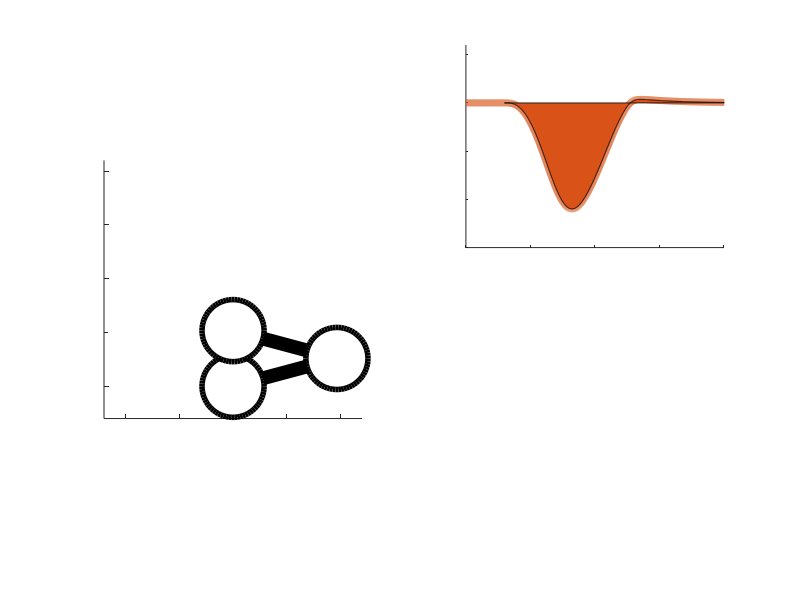

Recreate this plot in MATLAB. (Note: this script raises an error after producing the figure.)
% [Project]        DMP Comparison - Video Generation
% [Author]         Moses C. Nah
% [Creation Date]  Monday, Feb. 12th, 2024
%
% [Emails]         Moses C. Nah   : mosesnah@mit.edu

%% (--) INITIALIZATION

clear; close all; clc; workspace;

%% ==================================================================
%% (1-) For Demonstration
%% ---- (1a) Goal directed Discrete Movement - Submovement
clear data*; clc;

tmpcolor = [0.8500 0.3250 0.0980];

mk = 2000;
data = load( 'data/vid1_submovement.mat');

[ N, ~ ] = size( data.q_arr );
dt = data.t_arr( 2 ) -  data.t_arr( 1 );
t_arr = dt * (0:(N-1));
T = max( data.t_arr );

% Angle of the robot
q_abs  = cumsum( data.q_arr, 2 );

x_arr = cumsum( cos( q_abs ), 2 );
y_arr = cumsum( sin( q_abs ), 2 );

% Adding the zeros
x_arr = [ zeros( N, 1 ), x_arr ];
y_arr = [ zeros( N, 1 ), y_arr ];

% Getting the robot's end-effector, elbow and 
f = figure( ); 
a = subplot( 2, 2, [1,3]); set( a, 'parent', f );
hold on
% plot( a, data.p0_arr( :, 1 ), data.p0_arr( :, 2 ), 'linewidth', 8, 'color', tmpcolor , 'linestyle', ':' )
% scatter( a, data.p0_arr( 1, 1 ), data.p0_arr( 1, 2 ), 500, 'o', 'filled', 'markerfacecolor', 'w', 'markeredgecolor', tmpcolor , 'linewidth',6 )
% scatter( a, data.p0_arr( N, 1 ), data.p0_arr( N, 2 ), 500, 'd', 'filled', 'markerfacecolor', 'w', 'markeredgecolor', tmpcolor , 'linewidth',6 )


% Elbow and End-effector
pEL = [ x_arr( :, 2 ), y_arr( :, 2 ) ];
pEE = [ x_arr( :, 3 ), y_arr( :, 3 ) ];

grobot = plot( a, x_arr( 1, : ), y_arr( 1, : ), 'linewidth', 10, 'color', 'k' );

gSH = scatter( a, 0, 0, mk, 'o', 'filled', 'markerfacecolor', 'w', 'markeredgecolor', 'k', 'linewidth', 4 );
gEL = scatter( a, pEL( 1, 1 ), pEL( 1, 2 ), mk, 'o', 'filled', 'markerfacecolor', 'w', 'markeredgecolor', 'k', 'linewidth', 4 );
gEE = scatter( a, pEE( 1, 1 ), pEE( 1, 2 ), mk, 'o', 'filled', 'markerfacecolor', 'w', 'markeredgecolor', 'k', 'linewidth', 4 );

% Plotting the robot 
axis equal
set( a, 'xlim', [-1.2, 1.2], 'ylim',[-0.3,2.1], 'xticklabel', {}, 'yticklabel', {})

% X and Y
a2 = subplot( 2, 2, 2 ) ; set( a2, 'parent', f );
hold on
plot( a2, t_arr, data.dp_arr( :, 1 ), 'linewidth', 5, 'color', tmpcolor )
set( a2, 'ylim', 1.5*[-1,0.4], 'xlim', [0,2], 'xticklabel', {},'yticklabel', {} )
tmp1 = area( a2, t_arr, data.dp_arr( :, 1 ));
tmp1.FaceColor = [0.8500 0.3250 0.0980];
tmp1.FaceAlpha = 0.5;
pmk1 = scatter( a2, t_arr( 1 ), data.dp_arr( 1, 1 ), 400,'o', 'filled', 'linewidth',3, 'markeredgecolor', tmpcolor, 'markerfacecolor', 'w');


a3 = subplot( 2, 2, 4 ) ; set( a3, 'parent', f );
hold on
plot( a3, t_arr, data.dp_arr( :, 2 ), 'linewidth', 5, 'color', tmpcolor )
set( a3, 'ylim', 1.5*[-0.4,1], 'xlim', [0,2] , 'xticklabel', {},'yticklabel', {} )
tmp1 = area( a3, t_arr, data.dp_arr( :, 2 ));
tmp1.FaceColor = [0.8500 0.3250 0.0980];
tmp1.FaceAlpha = 0.5;
pmk2 = scatter( a3, t_arr( 1 ), data.dp_arr( 1, 2 ), 400,'o', 'filled', 'linewidth',3, 'markeredgecolor', tmpcolor, 'markerfacecolor', 'w');

% Set up the video writer
outputVideo = VideoWriter( 'videos/superposition_virtual/submovement.mp4', 'MPEG-4' );
outputVideo.FrameRate = 60;
open( outputVideo );

% Time per frame
numFrames    = round( T*outputVideo.FrameRate*1.3);
timePerFrame = T / numFrames;

T_min = 0.0;
T_max = 2.5;

for frameIdx = 1:numFrames

    % Current time for this frame
    currentTime = (frameIdx - 1) * timePerFrame;

    if currentTime <= T_min
        continue
    end

    % Find the closest time in your timeArray (or interpolate if needed)
    [~,  iidx ] = min( abs( t_arr - currentTime ) );

    set( grobot, 'xdata',  x_arr( iidx , : ), 'ydata', y_arr( iidx , : ) )
    
    tmp_pEL = [ x_arr( iidx, 2 ), y_arr( iidx, 2 ) ];
    tmp_pEE = [ x_arr( iidx, 3 ), y_arr( iidx, 3 ) ];

    set( gEL, 'xdata', tmp_pEL( 1 ), 'ydata', tmp_pEL( 2 ) )
    set( gEE, 'xdata', tmp_pEE( 1 ), 'ydata', tmp_pEE( 2 ) )

    set( pmk1, 'xdata', t_arr( iidx ), 'ydata', data.dp_arr( iidx, 1 ) )
    set( pmk2, 'xdata', t_arr( iidx ), 'ydata', data.dp_arr( iidx, 2 ) )

    % Capture frame
    frame = getframe( f );
    
    % Write frame to video
    writeVideo( outputVideo, frame );

    if currentTime >= T_max
        break;
    end

end

% Close the video file
close( outputVideo );

% Optionally, close the figure
close( f );

%% ---- (1b) Goal directed Discrete Movement - Oscillation
clear data*; clc;

tmpcolor = [0 0.4470 0.7410];

mk = 2000;
data = load( 'data/vid1_oscillation.mat');

[ N, ~ ] = size( data.q_arr );
dt = data.t_arr( 2 ) -  data.t_arr( 1 );
t_arr = dt * (0:(N-1));
T = max( data.t_arr );

% Angle of the robot
q_abs  = cumsum( data.q_arr, 2 );

x_arr = cumsum( cos( q_abs ), 2 );
y_arr = cumsum( sin( q_abs ), 2 );

% Adding the zeros
x_arr = [ zeros( N, 1 ), x_arr ];
y_arr = [ zeros( N, 1 ), y_arr ];

% Getting the robot's end-effector, elbow and 
f = figure( ); 
a = subplot( 2, 2, [1,3]); set( a, 'parent', f );
hold on
plot( a, data.p0_arr( :, 1 ), data.p0_arr( :, 2 ), 'linewidth', 8, 'color', tmpcolor , 'linestyle', ':' )


% Elbow and End-effector
pEL = [ x_arr( :, 2 ), y_arr( :, 2 ) ];
pEE = [ x_arr( :, 3 ), y_arr( :, 3 ) ];

grobot = plot( a, x_arr( 1, : ), y_arr( 1, : ), 'linewidth', 10, 'color', 'k' );

gSH = scatter( a, 0, 0, mk, 'o', 'filled', 'markerfacecolor', 'w', 'markeredgecolor', 'k', 'linewidth', 4 );
gEL = scatter( a, pEL( 1, 1 ), pEL( 1, 2 ), mk, 'o', 'filled', 'markerfacecolor', 'w', 'markeredgecolor', 'k', 'linewidth', 4 );
gEE = scatter( a, pEE( 1, 1 ), pEE( 1, 2 ), mk, 'o', 'filled', 'markerfacecolor', 'w', 'markeredgecolor', 'k', 'linewidth', 4 );
% pmk_main = scatter( a, data.p0_arr( 1, 1 ), data.p0_arr( 1, 2 ), 500, 'o', 'filled', 'markerfacecolor', 'w', 'markeredgecolor', tmpcolor , 'linewidth',6 );

% Plotting the robot 
axis equal
set( a, 'xlim', [-1.2, 1.2], 'ylim',[-0.3,2.1], 'xticklabel', {}, 'yticklabel', {})

T_min = 2.0;
T_max = T-6.0;

% X and Y
a2 = subplot( 2, 2, 2 ) ; set( a2, 'parent', f );
hold on
plot( a2, t_arr, data.dp_arr( :, 1 ), 'linewidth', 5, 'color', tmpcolor )
pmk1 = scatter( a2, t_arr( 1 ), data.dp_arr( 1, 1 ), 400,'o', 'filled', 'linewidth',3, 'markeredgecolor', tmpcolor, 'markerfacecolor', 'w');
set( a2, 'xticklabel', {},'yticklabel', {}, 'xlim', [T_min, T_max] )

a3 = subplot( 2, 2, 4 ) ; set( a3, 'parent', f );
hold on
plot( a3, t_arr, data.dp_arr( :, 2 ), 'linewidth', 5, 'color', tmpcolor )
pmk2 = scatter( a3, t_arr( 1 ), data.dp_arr( 1, 2 ), 400,'o', 'filled', 'linewidth',3, 'markeredgecolor', tmpcolor, 'markerfacecolor', 'w');
set( a3, 'xticklabel', {},'yticklabel', {}, 'xlim', [T_min, T_max] )

% Set up the video writer
outputVideo = VideoWriter( 'videos/superposition_virtual/oscillation.mp4', 'MPEG-4' );
outputVideo.FrameRate = 60;
open( outputVideo );

% Time per frame
numFrames    = round( T*outputVideo.FrameRate*0.8);
timePerFrame = T / numFrames;


for frameIdx = 1:numFrames

    % Current time for this frame
    currentTime = (frameIdx - 1) * timePerFrame;

    if currentTime <= T_min
        continue
    end

    % Find the closest time in your timeArray (or interpolate if needed)
    [~,  iidx ] = min( abs( t_arr - currentTime ) );

    set( grobot, 'xdata',  x_arr( iidx , : ), 'ydata', y_arr( iidx , : ) )
    
    tmp_pEL = [ x_arr( iidx, 2 ), y_arr( iidx, 2 ) ];
    tmp_pEE = [ x_arr( iidx, 3 ), y_arr( iidx, 3 ) ];

    set( gEL, 'xdata', tmp_pEL( 1 ), 'ydata', tmp_pEL( 2 ) )
    set( gEE, 'xdata', tmp_pEE( 1 ), 'ydata', tmp_pEE( 2 ) )

    % set( pmk_main, 'xdata', data.p0_arr( iidx, 1 ), 'ydata' , data.p0_arr( iidx, 2 ))
    set( pmk1, 'xdata', t_arr( iidx ), 'ydata', data.dp_arr( iidx, 1 ) )
    set( pmk2, 'xdata', t_arr( iidx ), 'ydata', data.dp_arr( iidx, 2 ) )

    % Capture frame
    frame = getframe( f );
    
    % Write frame to video
    writeVideo( outputVideo, frame );

    if currentTime >= T_max
        break;
    end

end

% Close the video file
close( outputVideo );

% Optionally, close the figure
close( f );

%% ---- (1c) Goal directed Discrete Movement - DMP Discrete
clear data*; clc;

tmpcolor = [0.8500 0.3250 0.0980];

mk = 2000;
data = load( 'data/vid1_discreteDMP.mat');

[ N, ~ ] = size( data.q_arr );
dt = data.t_arr( 2 ) -  data.t_arr( 1 );
t_arr = dt * (0:(N-1));
T = max( data.t_arr );

% Angle of the robot
q_abs  = cumsum( data.q_arr, 2 );

x_arr = cumsum( cos( q_abs ), 2 );
y_arr = cumsum( sin( q_abs ), 2 );

% Adding the zeros
x_arr = [ zeros( N, 1 ), x_arr ];
y_arr = [ zeros( N, 1 ), y_arr ];

% Getting the robot's end-effector, elbow and 
f = figure( ); a = axes( 'parent', f );
hold on
plot( a, data.p0_arr( :, 1 ), data.p0_arr( :, 2 ), 'linewidth', 8, 'color', tmpcolor , 'linestyle', '-' )
scatter( a, data.p0_arr( 1, 1 ), data.p0_arr( 1, 2 ), 500, 'o', 'filled', 'markerfacecolor', 'w', 'markeredgecolor', tmpcolor , 'linewidth',6 )
scatter( a, data.p0_arr( N, 1 ), data.p0_arr( N, 2 ), 500, 'd', 'filled', 'markerfacecolor', 'w', 'markeredgecolor', tmpcolor , 'linewidth',6 )


% Elbow and End-effector
pEL = [ x_arr( :, 2 ), y_arr( :, 2 ) ];
pEE = [ x_arr( :, 3 ), y_arr( :, 3 ) ];

grobot = plot( a, x_arr( 1, : ), y_arr( 1, : ), 'linewidth', 10, 'color', 'k' );

gSH = scatter( a, 0, 0, mk, 'o', 'filled', 'markerfacecolor', 'w', 'markeredgecolor', 'k', 'linewidth', 4 );
gEL = scatter( a, pEL( 1, 1 ), pEL( 1, 2 ), mk, 'o', 'filled', 'markerfacecolor', 'w', 'markeredgecolor', 'k', 'linewidth', 4 );
gEE = scatter( a, pEE( 1, 1 ), pEE( 1, 2 ), mk, 'o', 'filled', 'markerfacecolor', 'w', 'markeredgecolor', 'k', 'linewidth', 4 );

% Plotting the robot 
axis equal
set( a, 'xlim', [-1.2, 1.2], 'ylim',[-0.3,2.1], 'xticklabel', {}, 'yticklabel', {})

% Set up the video writer
outputVideo = VideoWriter( 'videos/superposition_virtual/discreteDMP.mp4', 'MPEG-4' );
outputVideo.FrameRate = 60;
open( outputVideo );

% Time per frame
numFrames    = round( T*outputVideo.FrameRate*0.8);
timePerFrame = T / numFrames;

T_min = 0.0;
T_max = 6.0;

for frameIdx = 1:numFrames

    % Current time for this frame
    currentTime = (frameIdx - 1) * timePerFrame;

    if currentTime <= T_min
        continue
    end

    % Find the closest time in your timeArray (or interpolate if needed)
    [~,  iidx ] = min( abs( t_arr - currentTime ) );

    set( grobot, 'xdata',  x_arr( iidx , : ), 'ydata', y_arr( iidx , : ) )
    
    tmp_pEL = [ x_arr( iidx, 2 ), y_arr( iidx, 2 ) ];
    tmp_pEE = [ x_arr( iidx, 3 ), y_arr( iidx, 3 ) ];

    set( gEL, 'xdata', tmp_pEL( 1 ), 'ydata', tmp_pEL( 2 ) )
    set( gEE, 'xdata', tmp_pEE( 1 ), 'ydata', tmp_pEE( 2 ) )

    % Capture frame
    frame = getframe( f );
    
    % Write frame to video
    writeVideo( outputVideo, frame );

    if currentTime >= T_max
        break;
    end

end

% Close the video file
close( outputVideo );

% Optionally, close the figure
close( f );

%% ---- (1d) Goal directed Discrete Movement - Two Submovement
clear data*; clc;

tmpcolor = [0.8500 0.3250 0.0980];

mk = 2000;
data = load( 'data/vid1_two_submovements.mat');

[ N, ~ ] = size( data.q_arr );
dt = data.t_arr( 2 ) -  data.t_arr( 1 );
t_arr = dt * (0:(N-1));
T = max( data.t_arr );

% Angle of the robot
q_abs  = cumsum( data.q_arr, 2 );

x_arr = cumsum( cos( q_abs ), 2 );
y_arr = cumsum( sin( q_abs ), 2 );

% Adding the zeros
x_arr = [ zeros( N, 1 ), x_arr ];
y_arr = [ zeros( N, 1 ), y_arr ];

% Getting the robot's end-effector, elbow and 
f = figure( ); 
a = subplot( 2, 2, [1,3]); set( a, 'parent', f );
hold on
% plot( a, data.p0_arr( :, 1 ), data.p0_arr( :, 2 ), 'linewidth', 8, 'color', tmpcolor , 'linestyle', ':' )
% scatter( a, data.p0_arr( 1, 1 ), data.p0_arr( 1, 2 ), 500, 'o', 'filled', 'markerfacecolor', 'w', 'markeredgecolor', tmpcolor , 'linewidth',6 )
% scatter( a, data.p0_arr( N, 1 ), data.p0_arr( N, 2 ), 500, 'd', 'filled', 'markerfacecolor', 'w', 'markeredgecolor', tmpcolor , 'linewidth',6 )


% Elbow and End-effector
pEL = [ x_arr( :, 2 ), y_arr( :, 2 ) ];
pEE = [ x_arr( :, 3 ), y_arr( :, 3 ) ];

grobot = plot( a, x_arr( 1, : ), y_arr( 1, : ), 'linewidth', 10, 'color', 'k' );

gSH = scatter( a, 0, 0, mk, 'o', 'filled', 'markerfacecolor', 'w', 'markeredgecolor', 'k', 'linewidth', 4 );
gEL = scatter( a, pEL( 1, 1 ), pEL( 1, 2 ), mk, 'o', 'filled', 'markerfacecolor', 'w', 'markeredgecolor', 'k', 'linewidth', 4 );
gEE = scatter( a, pEE( 1, 1 ), pEE( 1, 2 ), mk, 'o', 'filled', 'markerfacecolor', 'w', 'markeredgecolor', 'k', 'linewidth', 4 );

% Plotting the robot 
axis equal
set( a, 'xlim', [-1.2, 1.2], 'ylim',[-0.3,2.1], 'xticklabel', {}, 'yticklabel', {})

% X and Y
a2 = subplot( 2, 2, 2 ) ; set( a2, 'parent', f );
hold on
plot( a2, t_arr, data.dp_arr( :, 1 ), 'linewidth', 5, 'color', tmpcolor )
set( a2, 'ylim', 1.5*[-1,1.4], 'xlim', [0,2], 'xticklabel', {},'yticklabel', {} )
tmp1 = area( a2, t_arr, data.dp0_1( :, 1 ));
tmp1.FaceColor = [0.8500 0.3250 0.0980];
tmp1.FaceAlpha = 0.5;
tmp1.EdgeAlpha = 0.0;

tmp2 = area( a2, t_arr, data.dp0_2( :, 1 ));
tmp2.FaceColor = [0.8500 0.3250 0.0980];
tmp2.FaceAlpha = 0.5;
tmp2.EdgeAlpha = 0.0;

pmk1 = scatter( a2, t_arr( 1 ), data.dp_arr( 1, 1 ), 400,'o', 'filled', 'linewidth',3, 'markeredgecolor', tmpcolor, 'markerfacecolor', 'w');


a3 = subplot( 2, 2, 4 ) ; set( a3, 'parent', f );
hold on
plot( a3, t_arr, data.dp_arr( :, 2 ), 'linewidth', 5, 'color', tmpcolor )
set( a3, 'ylim', 1.5*[-0.4,0.8], 'xlim', [0,2] , 'xticklabel', {},'yticklabel', {} )
tmp1 = area( a3, t_arr, data.dp0_1( :, 2 ));
tmp1.FaceColor = [0.8500 0.3250 0.0980];
tmp1.FaceAlpha = 0.5;
tmp1.EdgeAlpha = 0.0;
tmp2 = area( a3, t_arr, data.dp0_2( :, 2 ));
tmp2.FaceColor = [0.8500 0.3250 0.0980];
tmp2.FaceAlpha = 0.5;
tmp2.EdgeAlpha = 0.0;

pmk2 = scatter( a3, t_arr( 1 ), data.dp_arr( 1, 2 ), 400,'o', 'filled', 'linewidth',3, 'markeredgecolor', tmpcolor, 'markerfacecolor', 'w');

% Set up the video writer
outputVideo = VideoWriter( 'videos/superposition_virtual/two_submovements.mp4', 'MPEG-4' );
outputVideo.FrameRate = 60;
open( outputVideo );

% Time per frame
numFrames    = round( T*outputVideo.FrameRate*1.5);
timePerFrame = T / numFrames;

T_min = 0.0;
T_max = 2.5;

for frameIdx = 1:numFrames

    % Current time for this frame
    currentTime = (frameIdx - 1) * timePerFrame;

    if currentTime <= T_min
        continue
    end

    % Find the closest time in your timeArray (or interpolate if needed)
    [~,  iidx ] = min( abs( t_arr - currentTime ) );

    set( grobot, 'xdata',  x_arr( iidx , : ), 'ydata', y_arr( iidx , : ) )
    
    tmp_pEL = [ x_arr( iidx, 2 ), y_arr( iidx, 2 ) ];
    tmp_pEE = [ x_arr( iidx, 3 ), y_arr( iidx, 3 ) ];

    set( gEL, 'xdata', tmp_pEL( 1 ), 'ydata', tmp_pEL( 2 ) )
    set( gEE, 'xdata', tmp_pEE( 1 ), 'ydata', tmp_pEE( 2 ) )

    set( pmk1, 'xdata', t_arr( iidx ), 'ydata', data.dp_arr( iidx, 1 ) )
    set( pmk2, 'xdata', t_arr( iidx ), 'ydata', data.dp_arr( iidx, 2 ) )

    % Capture frame
    frame = getframe( f );
    
    % Write frame to video
    writeVideo( outputVideo, frame );

    if currentTime >= T_max
        break;
    end

end

% Close the video file
close( outputVideo );

% Optionally, close the figure
close( f );


%% ---- (1e) Goal directed Discrete Movement - Submovement and Oscillation
clear data*; clc;

tmpcolor = [0.8500 0.3250 0.0980];

mk = 2000;
data = load( 'data/vid1_sub_osc.mat');

[ N, ~ ] = size( data.q_arr );
dt = data.t_arr( 2 ) -  data.t_arr( 1 );
t_arr = dt * (0:(N-1));
T = max( data.t_arr );

% Angle of the robot
q_abs  = cumsum( data.q_arr, 2 );

x_arr = cumsum( cos( q_abs ), 2 );
y_arr = cumsum( sin( q_abs ), 2 );

% Adding the zeros
x_arr = [ zeros( N, 1 ), x_arr ];
y_arr = [ zeros( N, 1 ), y_arr ];

% Getting the robot's end-effector, elbow and 
f = figure( ); a = axes( 'parent', f );
hold on
% plot( a, data.p0_arr( :, 1 ), data.p0_arr( :, 2 ), 'linewidth', 8, 'color', tmpcolor , 'linestyle', ':' )
% scatter( a, data.p0_arr( 1, 1 ), data.p0_arr( 1, 2 ), 500, 'o', 'filled', 'markerfacecolor', 'w', 'markeredgecolor', tmpcolor , 'linewidth',6 )
% scatter( a, data.p0_arr( N, 1 ), data.p0_arr( N, 2 ), 500, 'd', 'filled', 'markerfacecolor', 'w', 'markeredgecolor', tmpcolor , 'linewidth',6 )

T_min = 2.0;
T_max = max( t_arr );

% Elbow and End-effector
pEL = [ x_arr( :, 2 ), y_arr( :, 2 ) ];
pEE = [ x_arr( :, 3 ), y_arr( :, 3 ) ];

grobot = plot( a, x_arr( 1, : ), y_arr( 1, : ), 'linewidth', 10, 'color', 'k' );

gSH = scatter( a, 0, 0, mk, 'o', 'filled', 'markerfacecolor', 'w', 'markeredgecolor', 'k', 'linewidth', 4 );
gEL = scatter( a, pEL( 1, 1 ), pEL( 1, 2 ), mk, 'o', 'filled', 'markerfacecolor', 'w', 'markeredgecolor', 'k', 'linewidth', 4 );
gEE = scatter( a, pEE( 1, 1 ), pEE( 1, 2 ), mk, 'o', 'filled', 'markerfacecolor', 'w', 'markeredgecolor', 'k', 'linewidth', 4 );

plot( a, [ data.p1( 1 ),data.p2( 1 )], [ data.p1( 2 ),data.p2( 2 )], 'linewidth', 5, 'linestyle', ':', 'color', [0.8500 0.3250 0.0980] )
scatter( a, data.p1( 1 ), data.p1( 2 ), 500, 'filled', 'o', 'markerfacecolor', 'w', 'markeredgecolor', [0.8500 0.3250 0.0980], 'linewidth', 4 );
scatter( a, data.p2( 1 ), data.p2( 2 ), 500, 'filled', 'o', 'markerfacecolor', 'w', 'markeredgecolor', [0.8500 0.3250 0.0980], 'linewidth', 4 );
tmpa1 = patch( a, data.p1(1)+data.r0*cos( 0:0.01:2*pi ), data.p1(2)+data.r0*sin( 0:0.01:2*pi ), [0 0.4470 0.7410], 'facealpha', 0.2, 'linewidth', 3 , 'edgecolor', [0 0.4470 0.7410] );
tmpa2 = patch( a, data.p2(1)+data.r0*cos( 0:0.01:2*pi ), data.p2(2)+data.r0*sin( 0:0.01:2*pi ), [0 0.4470 0.7410], 'facealpha', 0.2, 'linewidth', 3, 'edgecolor' ,[0 0.4470 0.7410] );


% Plotting the robot 
axis equal
set( a, 'xlim', [-1.2, 1.2], 'ylim',[-0.3,2.1], 'xticklabel', {}, 'yticklabel', {})

% Set up the video writer
outputVideo = VideoWriter( 'videos/superposition_virtual/sub_osc.mp4', 'MPEG-4' );
outputVideo.FrameRate = 60;
open( outputVideo );

% Time per frame
numFrames    = round( T*outputVideo.FrameRate*1.5);
timePerFrame = T / numFrames;


for frameIdx = 1:numFrames

    % Current time for this frame
    currentTime = (frameIdx - 1) * timePerFrame;

    if currentTime <= T_min
        continue
    end

    % Find the closest time in your timeArray (or interpolate if needed)
    [~,  iidx ] = min( abs( t_arr - currentTime ) );

    set( grobot, 'xdata',  x_arr( iidx , : ), 'ydata', y_arr( iidx , : ) )
    
    tmp_pEL = [ x_arr( iidx, 2 ), y_arr( iidx, 2 ) ];
    tmp_pEE = [ x_arr( iidx, 3 ), y_arr( iidx, 3 ) ];

    set( gEL, 'xdata', tmp_pEL( 1 ), 'ydata', tmp_pEL( 2 ) )
    set( gEE, 'xdata', tmp_pEE( 1 ), 'ydata', tmp_pEE( 2 ) )

    % Capture frame
    frame = getframe( f );
    
    % Write frame to video
    writeVideo( outputVideo, frame );

    if currentTime >= T_max
        break;
    end

end

% Close the video file
close( outputVideo );

% Optionally, close the figure
close( f );

%% ---- (1f) Goal directed Discrete Movement - Erase Through M
clear data*; clc;

tmpcolor = [0.8500 0.3250 0.0980];

mk = 2000;
data = load( 'data/vid1_DMP_rhyth.mat');
data_tmp = load( 'data/vid1_discreteDMP.mat' );

[ N, ~ ] = size( data.q_arr );
dt = data.t_arr( 2 ) -  data.t_arr( 1 );
t_arr = dt * (0:(N-1));
T = max( data.t_arr );

% Angle of the robot
q_abs  = cumsum( data.q_arr, 2 );

x_arr = cumsum( cos( q_abs ), 2 );
y_arr = cumsum( sin( q_abs ), 2 );

% Adding the zeros
x_arr = [ zeros( N, 1 ), x_arr ];
y_arr = [ zeros( N, 1 ), y_arr ];

% Getting the robot's end-effector, elbow and 
f = figure( ); a = axes( 'parent', f );
hold on
plot( a, data_tmp.p0_arr( :, 1 ), data_tmp.p0_arr( :, 2 ), 'linewidth', 4, 'color', tmpcolor , 'linestyle', ':' )
plot( a, data.p_arr( :, 1 ), data.p_arr( :, 2 ), 'linewidth', 4, 'color', tmpcolor , 'linestyle', '-' )
% scatter( a, data.p0_arr( 1, 1 ), data.p0_arr( 1, 2 ), 500, 'o', 'filled', 'markerfacecolor', 'w', 'markeredgecolor', tmpcolor , 'linewidth',6 )
% scatter( a, data.p0_arr( N, 1 ), data.p0_arr( N, 2 ), 500, 'd', 'filled', 'markerfacecolor', 'w', 'markeredgecolor', tmpcolor , 'linewidth',6 )

T_min = 0.3;
T_max = 5.5;

% Elbow and End-effector
pEL = [ x_arr( :, 2 ), y_arr( :, 2 ) ];
pEE = [ x_arr( :, 3 ), y_arr( :, 3 ) ];

grobot = plot( a, x_arr( 1, : ), y_arr( 1, : ), 'linewidth', 10, 'color', 'k' );

gSH = scatter( a, 0, 0, mk, 'o', 'filled', 'markerfacecolor', 'w', 'markeredgecolor', 'k', 'linewidth', 4 );
gEL = scatter( a, pEL( 1, 1 ), pEL( 1, 2 ), mk, 'o', 'filled', 'markerfacecolor', 'w', 'markeredgecolor', 'k', 'linewidth', 4 );
gEE = scatter( a, pEE( 1, 1 ), pEE( 1, 2 ), mk, 'o', 'filled', 'markerfacecolor', 'w', 'markeredgecolor', 'k', 'linewidth', 4 );


% Plotting the robot 
axis equal
set( a, 'xlim', [-1.2, 1.2], 'ylim',[-0.3,2.1], 'xticklabel', {}, 'yticklabel', {})

% Set up the video writer
outputVideo = VideoWriter( 'videos/superposition_virtual/DMP_osc.mp4', 'MPEG-4' );
outputVideo.FrameRate = 60;
open( outputVideo );

% Time per frame
numFrames    = round( T*outputVideo.FrameRate*1.5);
timePerFrame = T / numFrames;


for frameIdx = 1:numFrames

    % Current time for this frame
    currentTime = (frameIdx - 1) * timePerFrame;

    if currentTime <= T_min
        continue
    end

    % Find the closest time in your timeArray (or interpolate if needed)
    [~,  iidx ] = min( abs( t_arr - currentTime ) );

    set( grobot, 'xdata',  x_arr( iidx , : ), 'ydata', y_arr( iidx , : ) )
    
    tmp_pEL = [ x_arr( iidx, 2 ), y_arr( iidx, 2 ) ];
    tmp_pEE = [ x_arr( iidx, 3 ), y_arr( iidx, 3 ) ];

    set( gEL, 'xdata', tmp_pEL( 1 ), 'ydata', tmp_pEL( 2 ) )
    set( gEE, 'xdata', tmp_pEE( 1 ), 'ydata', tmp_pEE( 2 ) )

    % Capture frame
    frame = getframe( f );
    
    % Write frame to video
    writeVideo( outputVideo, frame );

    if currentTime >= T_max
        break;
    end

end

% Close the video file
close( outputVideo );

% Optionally, close the figure
close( f );

%% (2-) Application Slides
%% ---- (1a) For Joint-space

% Load the data
% The absolute location of the data
dir = "C:\Users\moses\OneDrive\Documents\GitHub\mujoco-py-v2\ThesisExamples\data\sec511_joint.mat";
data = load( dir );

mk = 2000;

[ N, ~ ] = size( data.q_arr );
dt = data.t_arr( 2 ) -  data.t_arr( 1 );
t_arr = dt * (0:(N-1));
T = max( data.t_arr );

% The actual Robot Locations
q_abs  = cumsum( data.q_arr, 2 );
x_arr = cumsum( cos( q_abs ), 2 );
y_arr = cumsum( sin( q_abs ), 2 );

% Adding the zeros
x_arr = [ zeros( N, 1 ), x_arr ];
y_arr = [ zeros( N, 1 ), y_arr ];

% The virtual trajectory of the Robot 
q0_abs  = cumsum( data.q0_arr, 2 );
x0_arr = cumsum( cos( q0_abs ), 2 );
y0_arr = cumsum( sin( q0_abs ), 2 );

% Adding the zeros
x0_arr = [ zeros( N, 1 ), x0_arr ];
y0_arr = [ zeros( N, 1 ), y0_arr ];

% Getting the robot's end-effector, elbow and 
f = figure( ); 
a = subplot( 2, 2, [1,3] );
hold on

alpha = 0.3;
grobot  = plot( a, x_arr( 1, : ), y_arr( 1, : ), 'linewidth', 10, 'color', 'k' );
g0robot = plot( a, x0_arr( 1, : ), y0_arr( 1, : ), 'linewidth', 10, 'color', [ 0, 0, 0, alpha] );

% Virtual Elbow and End-effector
pEL0 = [ x0_arr( :, 2 ), y0_arr( :, 2 ) ];
pEE0 = [ x0_arr( :, 3 ), y0_arr( :, 3 ) ];

gSH0 = scatter( a, 0, 0, mk, 'o', 'filled', 'markerfacecolor', 'w', 'markeredgecolor', 'k', 'linewidth', 4 );
gEL0 = scatter( a, pEL0( 1, 1 ), pEL0( 1, 2 ), mk, 'o', 'filled', 'markerfacecolor', 'w', 'markeredgecolor', 'k', 'linewidth', 4,'markeredgealpha', alpha );
gEE0 = scatter( a, pEE0( 1, 1 ), pEE0( 1, 2 ), mk, 'o', 'filled', 'markerfacecolor', 'w', 'markeredgecolor', 'k', 'linewidth', 4,'markeredgealpha', alpha );

% Elbow and End-effector
pEL = [ x_arr( :, 2 ), y_arr( :, 2 ) ];
pEE = [ x_arr( :, 3 ), y_arr( :, 3 ) ];

gSH = scatter( a, 0, 0, mk, 'o', 'filled', 'markerfacecolor', 'w', 'markeredgecolor', 'k', 'linewidth', 4 );
gEL = scatter( a, pEL( 1, 1 ), pEL( 1, 2 ), mk, 'o', 'filled', 'markerfacecolor', 'w', 'markeredgecolor', 'k', 'linewidth', 4 );
gEE = scatter( a, pEE( 1, 1 ), pEE( 1, 2 ), mk, 'o', 'filled', 'markerfacecolor', 'w', 'markeredgecolor', 'k', 'linewidth', 4 );

axis equal
set( a, 'xlim', [-0.5, 2.5], 'ylim',[-0.4,2.6], 'xticklabel', {}, 'yticklabel', {})

T_min = 0.0;
T_max = 3.0;

% The joint-angle
a1 = subplot( 2, 2, 2 ); set( a1, 'parent', f)
hold on
plot( a1, data.t_arr, data.q_arr( :, 1 ), 'color', 'k', 'linestyle', '-', 'linewidth', 10 )
plot( a1, data.t_arr, data.q0_arr( :, 1 ), 'color', 'k', 'linestyle', ':', 'linewidth', 10 )
p1a = scatter( a1, data.t_arr( 1 ), data.q_arr( 1, 1 ), 0.4*mk, 'o', 'filled', 'markerfacecolor', 'w', 'markeredgecolor', 'k', 'linewidth', 3  );
p1b = scatter( a1, data.t_arr( 1 ), data.q0_arr( 1, 1 ), 0.2*mk, 'o', 'filled', 'markerfacecolor', 'w', 'markeredgecolor', 'k', 'linewidth', 2  );
axis equal
set( a1, 'xlim', [0, T_max], 'ylim', [-0.1, 1.5],'fontsize', 30 )
ylabel( a1, '$q_1(t)$ (rad)', 'fontsize', 40 )

% The joint-angle
a2 = subplot( 2, 2, 4 ); set( a2, 'parent', f)
hold on
plot( a2, data.t_arr, data.q_arr( :, 2 ), 'color', 'k', 'linestyle', '-', 'linewidth', 10 )
plot( a2, data.t_arr, data.q0_arr( :, 2 ), 'color', 'k', 'linestyle', ':', 'linewidth', 10 )
p2a = scatter( a2, data.t_arr( 1 ), data.q_arr( 1, 2 ), 0.4*mk, 'o', 'filled', 'markerfacecolor', 'w', 'markeredgecolor', 'k', 'linewidth', 3 );
p2b = scatter( a2, data.t_arr( 1 ), data.q0_arr( 1, 2 ), 0.2*mk, 'o', 'filled', 'markerfacecolor', 'w', 'markeredgecolor', 'k', 'linewidth', 2  );
axis equal
set( a2, 'xlim', [0, T_max], 'ylim', [-0.1, 1.5],'fontsize', 30 )
ylabel( a2, '$q_2(t)$ (rad)', 'fontsize', 40 )
xlabel( a2, '$t$ (sec)', 'fontsize', 40 )


% Plotting the robot 
% Set up the video writer
delete('videos/joint_space_movements.mp4'  )
outputVideo = VideoWriter( 'videos/joint_space_movements.mp4', 'MPEG-4' );
outputVideo.FrameRate = 60;
open( outputVideo );

% Time per frame
numFrames    = round( T*outputVideo.FrameRate*1.8);
timePerFrame = T / numFrames;

for frameIdx = 1:numFrames

    % Current time for this frame
    currentTime = (frameIdx - 1) * timePerFrame;

    if currentTime <= T_min
        continue
    end

    % Find the closest time in your timeArray (or interpolate if needed)
    [~,  iidx ] = min( abs( t_arr - currentTime ) );

    set(  grobot, 'xdata',   x_arr( iidx , : ), 'ydata',  y_arr( iidx , : ) )
    set( g0robot, 'xdata',  x0_arr( iidx , : ), 'ydata', y0_arr( iidx , : ) )

    tmp_pEL = [ x_arr( iidx, 2 ), y_arr( iidx, 2 ) ];
    tmp_pEE = [ x_arr( iidx, 3 ), y_arr( iidx, 3 ) ];

    set( gEL, 'xdata', tmp_pEL( 1 ), 'ydata', tmp_pEL( 2 ) )
    set( gEE, 'xdata', tmp_pEE( 1 ), 'ydata', tmp_pEE( 2 ) )

    tmp_pEL = [ x0_arr( iidx, 2 ), y0_arr( iidx, 2 ) ];
    tmp_pEE = [ x0_arr( iidx, 3 ), y0_arr( iidx, 3 ) ];

    set( gEL0, 'xdata', tmp_pEL( 1 ), 'ydata', tmp_pEL( 2 ) )
    set( gEE0, 'xdata', tmp_pEE( 1 ), 'ydata', tmp_pEE( 2 ) )    

    set( p1a, 'xdata', data.t_arr( iidx ), 'ydata', data.q_arr( iidx, 1 ) )
    set( p1b, 'xdata', data.t_arr( iidx ), 'ydata', data.q0_arr( iidx, 1 ) )

    set( p2a, 'xdata', data.t_arr( iidx ), 'ydata', data.q_arr( iidx, 2 ) )
    set( p2b, 'xdata', data.t_arr( iidx ), 'ydata', data.q0_arr( iidx, 2 ) )    

    % Capture frame
    frame = getframe( f );
    
    % Write frame to video
    writeVideo( outputVideo, frame );

    if currentTime >= T_max
        break;
    end

end

% Close the video file
close( outputVideo );

% Optionally, close the figure
close( f );

%% ---- (1b) For Task-space Position, no redundancy

% Load the data
% The absolute location of the data
dir = "C:\Users\moses\OneDrive\Documents\GitHub\mujoco-py-v2\ThesisExamples\data\sec512_task.mat";
data = load( dir );

mk = 2000;

[ N, ~ ] = size( data.q_arr );
dt = data.t_arr( 2 ) -  data.t_arr( 1 );
t_arr = dt * (0:(N-1));
T = max( data.t_arr );

% The actual Robot Locations
q_abs  = cumsum( data.q_arr, 2 );
x_arr = cumsum( cos( q_abs ), 2 );
y_arr = cumsum( sin( q_abs ), 2 );

% Adding the zeros
x_arr = [ zeros( N, 1 ), x_arr ];
y_arr = [ zeros( N, 1 ), y_arr ];

% Getting the robot's end-effector, elbow and 
f = figure( ); 
a = subplot( 2, 2, [1,3] );
hold on

plot( a, data.p0_arr( :, 1 ), data.p0_arr( :, 2 ), 'linewidth', 4, 'color', 'k', 'linestyle', '--' )
scatter( a, data.p0_arr( 1, 1 ), data.p0_arr( 1, 2 ), 0.3*mk, 'o', 'filled', 'markerfacecolor', 'w', 'markeredgecolor', 'k', 'linewidth', 4 );
scatter( a, data.p0_arr( end, 1 ), data.p0_arr( end, 2 ), 0.3*mk, 'd', 'filled', 'markerfacecolor', 'w', 'markeredgecolor', 'k', 'linewidth', 4 );

grobot  = plot( a, x_arr( 1, : ), y_arr( 1, : ), 'linewidth', 10, 'color', 'k' );
% Elbow and End-effector
pEL = [ x_arr( :, 2 ), y_arr( :, 2 ) ];
pEE = [ x_arr( :, 3 ), y_arr( :, 3 ) ];

gSH = scatter( a, 0, 0, mk, 'o', 'filled', 'markerfacecolor', 'w', 'markeredgecolor', 'k', 'linewidth', 4 );
gEL = scatter( a, pEL( 1, 1 ), pEL( 1, 2 ), mk, 'o', 'filled', 'markerfacecolor', 'w', 'markeredgecolor', 'k', 'linewidth', 4 );
gEE = scatter( a, pEE( 1, 1 ), pEE( 1, 2 ), mk, 'o', 'filled', 'markerfacecolor', 'w', 'markeredgecolor', 'k', 'linewidth', 4 );

axis equal
set( a, 'xlim', [-1.5, 1.5], 'ylim',[-0.4,2.6], 'xticklabel', {}, 'yticklabel', {})
xlabel( a, '$X$ (m)', 'fontsize', 40 )
ylabel( a, '$Y$ (m)', 'fontsize', 40 )

alpha = 0.3;

T_min = 0.0;
T_max = 2.5;

% The desired end-effector position
gEE0 = scatter( a, data.p0_arr( 1, 1 ), data.p0_arr( 1, 2 ), 0.3*mk, 'o', 'filled', 'markerfacecolor', 'w', 'markeredgecolor', 'k', 'linewidth', 4 );


% The joint-angle
a1 = subplot( 2, 2, 2 ); set( a1, 'parent', f)
hold on
plot( a1, data.t_arr, data.p_arr( :, 1 ), 'color', 'k', 'linestyle', '-', 'linewidth', 10 )
plot( a1, data.t_arr, data.p0_arr( :, 1 ), 'color', 'k', 'linestyle', ':', 'linewidth', 10 )
p1a = scatter( a1, data.t_arr( 1 ), data.p_arr( 1, 1 ), 0.4*mk, 'o', 'filled', 'markerfacecolor', 'w', 'markeredgecolor', 'k', 'linewidth', 3  );
p1b = scatter( a1, data.t_arr( 1 ), data.p0_arr( 1, 1 ), 0.2*mk, 'o', 'filled', 'markerfacecolor', 'w', 'markeredgecolor', 'k', 'linewidth', 2  );
set( a1, 'xlim', [0, T_max+0.01], 'ylim', [-1.0, 1.0],'fontsize', 30 )
ylabel( a1, '$p_x(t)$ (rad)', 'fontsize', 40 )

% The joint-angle
a2 = subplot( 2, 2, 4 ); set( a2, 'parent', f)
hold on
plot( a2, data.t_arr, data.p_arr( :, 2 ), 'color', 'k', 'linestyle', '-', 'linewidth', 10 )
plot( a2, data.t_arr, data.p0_arr( :, 2 ), 'color', 'k', 'linestyle', ':', 'linewidth', 10 )
p2a = scatter( a2, data.t_arr( 1 ), data.p_arr( 1, 2 ), 0.4*mk, 'o', 'filled', 'markerfacecolor', 'w', 'markeredgecolor', 'k', 'linewidth', 3 );
p2b = scatter( a2, data.t_arr( 1 ), data.p0_arr( 1, 2 ), 0.2*mk, 'o', 'filled', 'markerfacecolor', 'w', 'markeredgecolor', 'k', 'linewidth', 2  );
set( a2, 'xlim', [0, T_max+0.01], 'ylim', [ 0.3, 2.3],'fontsize', 30 )
ylabel( a2, '$p_y(t)$ (rad)', 'fontsize', 40 )
xlabel( a2, '$t$ (sec)', 'fontsize', 40 )

% Plotting the robot 
% Set up the video writer
delete('videos/task_space_movements.mp4'  )
outputVideo = VideoWriter( 'videos/task_space_movements.mp4', 'MPEG-4' );
outputVideo.FrameRate = 60;
open( outputVideo );

% Time per frame
numFrames    = round( T*outputVideo.FrameRate*1.8);
timePerFrame = T / numFrames;

for frameIdx = 1:numFrames

    % Current time for this frame
    currentTime = (frameIdx - 1) * timePerFrame;

    if currentTime <= T_min
        continue
    end

    % Find the closest time in your timeArray (or interpolate if needed)
    [~,  iidx ] = min( abs( t_arr - currentTime ) );

    set(  grobot, 'xdata',   x_arr( iidx , : ), 'ydata',  y_arr( iidx , : ) )

    tmp_pEL = [ x_arr( iidx, 2 ), y_arr( iidx, 2 ) ];
    tmp_pEE = [ x_arr( iidx, 3 ), y_arr( iidx, 3 ) ];

    set( gEL, 'xdata', tmp_pEL( 1 ), 'ydata', tmp_pEL( 2 ) )
    set( gEE, 'xdata', tmp_pEE( 1 ), 'ydata', tmp_pEE( 2 ) )
    set( gEE0, 'xdata', data.p0_arr( iidx, 1 ), 'ydata', data.p0_arr( iidx, 2 ) )
     
    set( p1a, 'xdata', data.t_arr( iidx ), 'ydata', data.p_arr( iidx, 1 ) )
    set( p1b, 'xdata', data.t_arr( iidx ), 'ydata', data.p0_arr( iidx, 1 ) )

    set( p2a, 'xdata', data.t_arr( iidx ), 'ydata', data.p_arr( iidx, 2 ) )
    set( p2b, 'xdata', data.t_arr( iidx ), 'ydata', data.p0_arr( iidx, 2 ) )    

    % Capture frame
    frame = getframe( f );
    
    % Write frame to video
    writeVideo( outputVideo, frame );

    if currentTime >= T_max
        break;
    end

end

% Close the video file
close( outputVideo );

% Optionally, close the figure
close( f );

%% ---- (1c) For Task-space Position, no redundancy, Singularity, Type 1
% Using the Torus Manifold
close all
% Load the data
% The absolute location of the data
dir = "C:\Users\moses\OneDrive\Documents\GitHub\mujoco-py-v2\ThesisExamples\data\sec512_task_sing.mat";
data = load( dir );

mk = 2000;

[ N, ~ ] = size( data.q_arr );
dt = data.t_arr( 2 ) -  data.t_arr( 1 );
t_arr = dt * (0:(N-1));
T = max( data.t_arr );

% The actual Robot Locations
q_abs  = cumsum( data.q_arr, 2 );
x_arr = cumsum( cos( q_abs ), 2 );
y_arr = cumsum( sin( q_abs ), 2 );

% Adding the zeros
x_arr = [ zeros( N, 1 ), x_arr ];
y_arr = [ zeros( N, 1 ), y_arr ];

% Getting the robot's end-effector, elbow and 
f = figure( ); 
a = subplot( 2, 2, [1,3] );
hold on

Ntmp2 = 200;
[X2D, Y2D] = meshgrid( linspace(-1.5, 1.5, Ntmp2 ), linspace(-0.4,2.6, Ntmp2 ) );
U2 = zeros( Ntmp2, Ntmp2 );
p0_init = data.p0_arr( 1, 1:2 );

for i= 1:Ntmp2
    for j = 1:Ntmp2
        U2( i, j ) = 1/2*( [ X2D( i, j );Y2D( i, j )]' - p0_init ) * data.Kp(1:2,1:2) * ( [ X2D( i, j );Y2D( i, j )]' - p0_init )';
    end
end
U2 = U2.^(1/3);
h1 = surf( a , X2D,Y2D,zeros(size(U2)),U2,'edgecolor','none', 'facealpha', 0.5);
colormap(flipud(jet))


plot( a, data.p0_arr( :, 1 ), data.p0_arr( :, 2 ), 'linewidth', 4, 'color', 'k', 'linestyle', '--' )
scatter( a, data.p0_arr( 1, 1 ), data.p0_arr( 1, 2 ), 0.3*mk, 'o', 'filled', 'markerfacecolor', 'w', 'markeredgecolor', 'k', 'linewidth', 4 );
scatter( a, data.p0_arr( end, 1 ), data.p0_arr( end, 2 ), 0.3*mk, 'd', 'filled', 'markerfacecolor', 'w', 'markeredgecolor', 'k', 'linewidth', 4 );

grobot  = plot( a, x_arr( 1, : ), y_arr( 1, : ), 'linewidth', 10, 'color', 'k' );
% Elbow and End-effector
pEL = [ x_arr( :, 2 ), y_arr( :, 2 ) ];
pEE = [ x_arr( :, 3 ), y_arr( :, 3 ) ];

gSH = scatter( a, 0, 0, mk, 'o', 'filled', 'markerfacecolor', 'w', 'markeredgecolor', 'k', 'linewidth', 4 );
gEL = scatter( a, pEL( 1, 1 ), pEL( 1, 2 ), mk, 'o', 'filled', 'markerfacecolor', 'w', 'markeredgecolor', 'k', 'linewidth', 4 );
gEE = scatter( a, pEE( 1, 1 ), pEE( 1, 2 ), mk, 'o', 'filled', 'markerfacecolor', 'w', 'markeredgecolor', 'k', 'linewidth', 4 );

axis equal
set( a, 'xlim', [-1.5, 1.5], 'ylim',[-0.4,2.6], 'xticklabel', {}, 'yticklabel', {})
xlabel( a, '$X$ (m)', 'fontsize', 40 )
ylabel( a, '$Y$ (m)', 'fontsize', 40 )

alpha = 0.3;

% The desired end-effector position
gEE0 = scatter( a, data.p0_arr( 1, 1 ), data.p0_arr( 1, 2 ), 0.3*mk, 'o', 'filled', 'markerfacecolor', 'w', 'markeredgecolor', 'k', 'linewidth', 4 );



a1 = subplot( 2, 2, 4 );
hold on
% Define the parameters
R = 5; % Major radius
r = 2; % Minor radius

% Generate the meshgrid for theta and phi
Ntmp = 200;
[q1, q2] = meshgrid(linspace(0, 1*pi, Ntmp), linspace(0, 2*pi, Ntmp));

% Parametric equations for the torus
X = (R + r*cos(q1)).*cos(q2);
Y = (R + r*cos(q1)).*sin(q2);
Z = r * sin(q1);

% Plot the torus
h = surf(a1, X, Y, Z, 'facealpha', 0.9, 'edgealpha', 0.0 );
set( a1, 'view', [ -180, 30], 'visible', 'off' )
q_init = data.q_arr(1,:);
axis equal
X1 = (R + r*cos( q_init( 1 ) ) ).*cos(q_init(2));
Y1 = (R + r*cos( q_init( 1 ) ) ).*sin(q_init(2));
Z1 = r * sin(q_init(1));

p_mark = scatter3( a1, X1, Y1, Z1, 1000, 'o', 'filled', 'markerfacecolor', 'w', 'markeredgecolor', 'k', 'linewidth', 4 );

% Singularities
X1 = (R + r*cos( pi/2 ) ).*cos( 0 );
Y1 = (R + r*cos( pi/2 ) ).*sin( 0 );
Z1 = r * sin( pi/2 );
scatter3( a1, X1, Y1, Z1, 1000, 'd', 'filled', 'markerfacecolor', 'w', 'markeredgecolor', 'k', 'linewidth', 4 );

% Calculate the potential energy 
% Forward Kinematics Map 
x_FK = cos( q1 ) + cos( q1 + q2 );
y_FK = sin( q1 ) + sin( q1 + q2 );

p0_init = data.p0_arr( 1, 1:2 );

U = zeros( Ntmp, Ntmp );
scl = 10;
for i= 1:Ntmp
    for j = 1:Ntmp
        U( i, j ) =1/2*( [ x_FK( i, j );y_FK( i, j )]' - p0_init ) * data.Kp(1:2,1:2) * ( [ x_FK( i, j );y_FK( i, j )]' - p0_init )';
    end
end
U = U.^(1/3);
set( h, 'CData', U, 'FaceColor', 'interp' );
% colormap(jet); % Use the 'jet' colormap or choose any other\
colormap(flipud(jet))

axis equal; % Equal scaling for all axes
xlabel('X');
ylabel('Y');
zlabel('Z');
title('Two-Dimensional Projection of a Torus');

a2 = subplot( 2, 2, 2 );
copyobj( a1.Children, a2 );
a2.XLim = a1.XLim;
a2.YLim = a1.YLim;
a2.Title.String = a1.Title.String;
set( a2, 'visible', 'off' )

% Plotting the robot 
% Set up the video writer
delete('videos/task_space_sing.mp4'  )
outputVideo = VideoWriter( 'videos/task_space_sing.mp4', 'MPEG-4' );
outputVideo.FrameRate = 60;
open( outputVideo );

% Time per frame
numFrames    = round( T*outputVideo.FrameRate*1.5);
timePerFrame = T / numFrames;

T_min = 0.0;
T_max = 8.0;

for frameIdx = 1:numFrames

    % Current time for this frame
    currentTime = (frameIdx - 1) * timePerFrame;

    if currentTime <= T_min
        continue
    end
    % Find the closest time in your timeArray (or interpolate if needed)
    [~,  iidx ] = min( abs( t_arr - currentTime ) );

    for i= 1:Ntmp
        for j = 1:Ntmp
            U( i, j ) = scl*1/2*( [ x_FK( i, j );y_FK( i, j )]' - data.p0_arr( iidx, 1:2 ) ) * data.Kp(1:2,1:2) * ( [ x_FK( i, j );y_FK( i, j )]' -data.p0_arr( iidx, 1:2 )  )';
        end
    end
    U = U.^(1/3);
    set( h, 'CData', U, 'FaceColor', 'interp' );

    set( a2.Children(3), 'CData', U, 'FaceColor', 'interp' )


    for i= 1:Ntmp2
        for j = 1:Ntmp2
            U2( i, j ) = 1/2*( [ X2D( i, j );Y2D( i, j )]' - data.p0_arr( iidx, 1:2 ) ) * data.Kp(1:2,1:2) * ( [ X2D( i, j );Y2D( i, j )]' - data.p0_arr( iidx, 1:2 ) )';
        end
    end
    U2 = U2.^(1/3);
    set( h1, 'CData', U2, 'FaceColor', 'interp' );
    

    set(  grobot, 'xdata',   x_arr( iidx , : ), 'ydata',  y_arr( iidx , : ) )

    tmp_pEL = [ x_arr( iidx, 2 ), y_arr( iidx, 2 ) ];
    tmp_pEE = [ x_arr( iidx, 3 ), y_arr( iidx, 3 ) ];

    set( gEL, 'xdata', tmp_pEL( 1 ), 'ydata', tmp_pEL( 2 ) )
    set( gEE, 'xdata', tmp_pEE( 1 ), 'ydata', tmp_pEE( 2 ) )
    set( gEE0, 'xdata', data.p0_arr( iidx, 1 ), 'ydata', data.p0_arr( iidx, 2 ) )
    
    q_current = data.q_arr( iidx, : );
    X1 = (R + r*cos( q_current( 1))).*cos(q_current(2));
    Y1 = (R + r*cos( q_current( 1))).*sin(q_current(2));
    Z1 = r * sin( q_current(1));
    set( p_mark, 'XData', X1, 'YData', Y1, 'ZData', Z1 )

    set( a2.Children(2), 'XData', X1, 'YData', Y1, 'ZData', Z1 )


    % Capture frame
    frame = getframe( f );
    
    % Write frame to video
    writeVideo( outputVideo, frame );

    if currentTime >= T_max
        break;
    end

end

% Close the video file
close( outputVideo );

% Optionally, close the figure
close( f );

%% ---- (1d) For Task-space Position, no redundancy, Singularity, Type 2

% There are multiple types of movements that were produced.
% Two types exist: RRR or RLR
idx = 2;
assert( ismember( idx, [1,2] ) )
if idx == 1
    dir = "C:\Users\moses\OneDrive\Documents\GitHub\mujoco-py-v2\ThesisExamples\data\sec512_task_sing_RRR.mat";
elseif idx == 2
    dir = "C:\Users\moses\OneDrive\Documents\GitHub\mujoco-py-v2\ThesisExamples\data\sec512_task_sing_RLR.mat";
end

data = load( dir );


mk = 2000;

[ N, ~ ] = size( data.q_arr );
dt = data.t_arr( 2 ) -  data.t_arr( 1 );
t_arr = dt * (0:(N-1));
T = max( data.t_arr );



% Getting the robot's end-effector, elbow and 
f = figure( ); 
a = subplot( 2, 2, [1,3] );
hold on

% The actual Robot Locations
q_abs  = cumsum( data.q_arr, 2 );
x_arr = cumsum( cos( q_abs ), 2 );
y_arr = cumsum( sin( q_abs ), 2 );

% Adding the zeros
x_arr = [ zeros( N, 1 ), x_arr ];
y_arr = [ zeros( N, 1 ), y_arr ];

% The virtual Robot position 
q0_abs  = cumsum( data.q0_arr, 2 );
x0_arr = cumsum( cos( q0_abs ), 2 );
y0_arr = cumsum( sin( q0_abs ), 2 );

x0_arr = [ zeros( N, 1 ), x0_arr ];
y0_arr = [ zeros( N, 1 ), y0_arr ];

g0robot = plot( a, x0_arr( 1, : ), y0_arr( 1, : ), 'linewidth', 10, 'color', 'k' );
g0robot.Color( 4 ) = data.gain( 1 );

pEL0 = [ x0_arr( :, 2 ), y0_arr( :, 2 ) ];
pEE0 = [ x0_arr( :, 3 ), y0_arr( :, 3 ) ];
gEL0 = scatter( a, pEL0( 1, 1 ), pEL0( 1, 2 ), mk, 'o', 'filled', 'markerfacecolor', 'w', 'markeredgecolor', 'k', 'linewidth', 4 );
gEE01 = scatter( a, pEE0( 1, 1 ), pEE0( 1, 2 ), mk, 'o', 'filled', 'markerfacecolor', 'w', 'markeredgecolor', 'k', 'linewidth', 4 );

% Plotting the color map on the R2 space
Ntmp2 = 200;
[X2D, Y2D] = meshgrid( linspace(-1.5, 1.5, Ntmp2 ), linspace(-0.4,2.6, Ntmp2 ) );
U2 = zeros( Ntmp2, Ntmp2 );
p0_init = data.p0_arr( 1, 1:2 );

for i= 1:Ntmp2
    for j = 1:Ntmp2
        U2( i, j ) = 1/2*( [ X2D( i, j );Y2D( i, j )]' - p0_init ) * data.Kp(1:2,1:2) * ( [ X2D( i, j );Y2D( i, j )]' - p0_init )';
    end
end
U2 = U2.^(1/3);
h1 = surf( a , X2D,Y2D,zeros(size(U2)),U2,'edgecolor','none', 'facealpha', 0.5);
colormap(flipud(jet))

% Elbow and End-effector
pEL = [ x_arr( :, 2 ), y_arr( :, 2 ) ];
pEE = [ x_arr( :, 3 ), y_arr( :, 3 ) ];
grobot  = plot( a, x_arr( 1, : ), y_arr( 1, : ), 'linewidth', 10, 'color', 'k' );

gSH = scatter( a, 0, 0, mk, 'o', 'filled', 'markerfacecolor', 'w', 'markeredgecolor', 'k', 'linewidth', 4 );
gEL = scatter( a, pEL( 1, 1 ), pEL( 1, 2 ), mk, 'o', 'filled', 'markerfacecolor', 'w', 'markeredgecolor', 'k', 'linewidth', 4 );
gEE = scatter( a, pEE( 1, 1 ), pEE( 1, 2 ), mk, 'o', 'filled', 'markerfacecolor', 'w', 'markeredgecolor', 'k', 'linewidth', 4 );

axis equal
set( a, 'xlim', [-1.5, 1.5], 'ylim',[-0.4,2.6], 'xticklabel', {}, 'yticklabel', {})
xlabel( a, '$X$ (m)', 'fontsize', 40 )
ylabel( a, '$Y$ (m)', 'fontsize', 40 )

alpha = 0.3;

% The desired end-effector position
gEE0 = scatter( a, data.p0_arr( 1, 1 ), data.p0_arr( 1, 2 ), 0.3*mk, 'o', 'filled', 'markerfacecolor', 'w', 'markeredgecolor', 'k', 'linewidth', 4 );

a1 = subplot( 2, 2, 4 );
hold on
% Define the parameters
R = 5; % Major radius
r = 2; % Minor radius

% Generate the meshgrid for theta and phi
Ntmp = 200;
[q1, q2] = meshgrid(linspace(0, 1*pi, Ntmp), linspace(-pi, pi, Ntmp));

% Parametric equations for the torus
X = (R + r*cos(q1)).*cos(q2);
Y = (R + r*cos(q1)).*sin(q2);
Z = r * sin(q1);

% Plot the torus
h = surf(a1, X, Y, Z, 'facealpha', 0.9, 'edgealpha', 0.0 );
set( a1, 'view', [ -180, 30], 'visible', 'off' )
q_init = data.q_arr(1,:);
axis equal
X1 = (R + r*cos( q_init( 1 ) ) ).*cos(q_init(2));
Y1 = (R + r*cos( q_init( 1 ) ) ).*sin(q_init(2));
Z1 = r * sin(q_init(1));

p_mark = scatter3( a1, X1, Y1, Z1, 1000, 'o', 'filled', 'markerfacecolor', 'w', 'markeredgecolor', 'k', 'linewidth', 4 );

% Singularities
X1 = (R + r*cos( pi/2 ) ).*cos( 0 );
Y1 = (R + r*cos( pi/2 ) ).*sin( 0 );
Z1 = r * sin( pi/2 );
scatter3( a1, X1, Y1, Z1, 1000, 'd', 'filled', 'markerfacecolor', 'w', 'markeredgecolor', 'k', 'linewidth', 4 );

% Calculate the potential energy 
% Forward Kinematics Map 
x_FK = cos( q1 ) + cos( q1 + q2 );
y_FK = sin( q1 ) + sin( q1 + q2 );

p0_init = data.p0_arr( 1, 1:2 );

U = zeros( Ntmp, Ntmp );
for i= 1:Ntmp
    for j = 1:Ntmp
        U( i, j ) =1/2*( [ x_FK( i, j );y_FK( i, j )]' - p0_init ) * data.Kp(1:2,1:2) * ( [ x_FK( i, j );y_FK( i, j )]' - p0_init )';
    end
end

% Adding joint potential functinos
U_joint = zeros( Ntmp, Ntmp );
for i= 1:Ntmp
    for j = 1:Ntmp
        U_joint( i, j ) =1/2*data.Kq*sum( ( [ q1( i, j ); q2( i, j ) ] - data.q0_arr( 1, : )' ).^2 );
    end
end
U_joint = U_joint * data.gain( 1 );

U = (U + U_joint).^(1/3);
set( h, 'CData', U, 'FaceColor', 'interp' );
% colormap(jet); % Use the 'jet' colormap or choose any other\
colormap(flipud(jet))

axis equal; % Equal scaling for all axes
xlabel('X');
ylabel('Y');
zlabel('Z');
title('Two-Dimensional Projection of a Torus');

a2 = subplot( 2, 2, 2 );
copyobj( a1.Children, a2 );
a2.XLim = a1.XLim;
a2.YLim = a1.YLim;
a2.Title.String = a1.Title.String;
set( a2, 'visible', 'off' )

% Plotting the robot 
% Set up the video writer
if idx == 1
    delete('videos/task_space_sing_RRR.mp4'  )
    outputVideo = VideoWriter( 'videos/task_space_sing_RRR.mp4', 'MPEG-4' );
else
    delete('videos/task_space_sing_RLR.mp4'  )
    outputVideo = VideoWriter( 'videos/task_space_sing_RLR.mp4', 'MPEG-4' );
end

outputVideo.FrameRate = 60;
open( outputVideo );

% Time per frame
numFrames    = round( T*outputVideo.FrameRate*0.7);
timePerFrame = T / numFrames;

T_min = 0.0;
T_max = 8.0;

for frameIdx = 1:numFrames

    % Current time for this frame
    currentTime = (frameIdx - 1) * timePerFrame;

    if currentTime <= T_min
        continue
    end
    % Find the closest time in your timeArray (or interpolate if needed)
    [~,  iidx ] = min( abs( t_arr - currentTime ) );

    for i= 1:Ntmp
        for j = 1:Ntmp
            U( i, j ) = 1/2*( [ x_FK( i, j );y_FK( i, j )]' - data.p0_arr( iidx, 1:2 ) ) * data.Kp(1:2,1:2) * ( [ x_FK( i, j );y_FK( i, j )]' -data.p0_arr( iidx, 1:2 )  )';
        end
    end

    for i= 1:Ntmp
        for j = 1:Ntmp
            U_joint( i, j ) =1/2*data.Kq*sum( ( [ q1( i, j ); q2( i, j ) ] - data.q0_arr( iidx, : )' ).^2 );
        end
    end
    U_joint = U_joint * data.gain( iidx );

    U = ( U + U_joint ).^(1/3);
    set( h, 'CData', U, 'FaceColor', 'interp' );

    set( a2.Children(3), 'CData', U, 'FaceColor', 'interp' )


    for i= 1:Ntmp2
        for j = 1:Ntmp2
            U2( i, j ) = 1/2*( [ X2D( i, j );Y2D( i, j )]' - data.p0_arr( iidx, 1:2 ) ) * data.Kp(1:2,1:2) * ( [ X2D( i, j );Y2D( i, j )]' - data.p0_arr( iidx, 1:2 ) )';
        end
    end
    U2 = U2.^(1/3);
    set( h1, 'CData', U2, 'FaceColor', 'interp' );
    

    set(  grobot, 'xdata',   x_arr( iidx , : ), 'ydata',  y_arr( iidx , : ) )

    tmp_pEL = [ x_arr( iidx, 2 ), y_arr( iidx, 2 ) ];
    tmp_pEE = [ x_arr( iidx, 3 ), y_arr( iidx, 3 ) ];

    set( gEL, 'xdata', tmp_pEL( 1 ), 'ydata', tmp_pEL( 2 ) )
    set( gEE, 'xdata', tmp_pEE( 1 ), 'ydata', tmp_pEE( 2 ) )
    set( gEE0, 'xdata', data.p0_arr( iidx, 1 ), 'ydata', data.p0_arr( iidx, 2 ) )
    
    tmp_pEL = [ x0_arr( iidx, 2 ), y0_arr( iidx, 2 ) ];
    tmp_pEE = [ x0_arr( iidx, 3 ), y0_arr( iidx, 3 ) ];
    
    set( gEL0, 'xdata', tmp_pEL( 1 ), 'ydata', tmp_pEL( 2 ), 'markerfacealpha', data.gain( iidx ), 'markeredgealpha', data.gain( iidx ) )
    set( gEE01, 'xdata', tmp_pEE( 1 ), 'ydata', tmp_pEE( 2 ), 'markerfacealpha', data.gain( iidx ), 'markeredgealpha', data.gain( iidx ) )

    q_current = data.q_arr( iidx, : );
    X1 = (R + r*cos( q_current( 1))).*cos(q_current(2));
    Y1 = (R + r*cos( q_current( 1))).*sin(q_current(2));
    Z1 = r * sin( q_current(1));
    set( p_mark, 'XData', X1, 'YData', Y1, 'ZData', Z1 )

    set( a2.Children(2), 'XData', X1, 'YData', Y1, 'ZData', Z1 )

    set( g0robot, 'XData', x0_arr( iidx , : ), 'YData', y0_arr( iidx , : ) )
    g0robot.Color( 4 ) = data.gain( iidx );

    % Capture frame
    frame = getframe( f );
    
    % Write frame to video
    writeVideo( outputVideo, frame );

    if currentTime >= T_max
        break;
    end

end

% Close the video file
close( outputVideo );

% Optionally, close the figure
close( f );

%% ---- (1e) For Task-space Position, Redundancy

dir = "C:\Users\moses\OneDrive\Documents\GitHub\mujoco-py-v2\ThesisExamples\data\sec513_task_redunt.mat";
data = load( dir );

mk = 2000;

[ N, ~ ] = size( data.q_arr );
dt = data.t_arr( 2 ) -  data.t_arr( 1 );
t_arr = dt * (0:(N-1));
T = max( data.t_arr );

% The actual Robot Locations
q_abs  = cumsum( data.q_arr, 2 );
x_arr = cumsum( cos( q_abs ), 2 );
y_arr = cumsum( sin( q_abs ), 2 );

% Adding the zeros
x_arr = [ zeros( N, 1 ), x_arr ];
y_arr = [ zeros( N, 1 ), y_arr ];

% Getting the robot's end-effector, elbow and 
f = figure( ); 
a = subplot( 2, 2, [1,3] );
hold on

plot( a, data.p0_arr( :, 1 ), data.p0_arr( :, 2 ), 'linewidth', 4, 'color', 'k', 'linestyle', '--' )
scatter( a, data.p0_arr( 1, 1 ), data.p0_arr( 1, 2 ), 0.3*mk, 'o', 'filled', 'markerfacecolor', 'w', 'markeredgecolor', 'k', 'linewidth', 4 );
scatter( a, data.p0_arr( end, 1 ), data.p0_arr( end, 2 ), 0.3*mk, 'd', 'filled', 'markerfacecolor', 'w', 'markeredgecolor', 'k', 'linewidth', 4 );

grobot  = plot( a, x_arr( 1, : ), y_arr( 1, : ), 'linewidth', 10, 'color', 'k' );

% Getting the number of markers
nDOF = length( x_arr(1, : ));
gmarkers = cell( 1, nDOF );
for i = 1: nDOF
    gmarkers{ i }= scatter( a, x_arr( 1, i ), y_arr( 1, i ), mk, 'o', 'filled', 'markerfacecolor', 'w', 'markeredgecolor', 'k', 'linewidth', 4 );
end

axis equal
set( a, 'xlim', [-1, 3.5], 'ylim',[-0.4,4.1], 'xticklabel', {}, 'yticklabel', {})
xlabel( a, '$X$ (m)', 'fontsize', 40 )
ylabel( a, '$Y$ (m)', 'fontsize', 40 )

alpha = 0.3;

T_min = 0.0;
T_max = 4.5;

% The desired end-effector position
gEE0 = scatter( a, data.p0_arr( 1, 1 ), data.p0_arr( 1, 2 ), 0.3*mk, 'o', 'filled', 'markerfacecolor', 'w', 'markeredgecolor', 'k', 'linewidth', 4 );


% The joint-angle
a1 = subplot( 2, 2, 2 ); set( a1, 'parent', f)
hold on
plot( a1, data.t_arr, data.p_arr( :, 1 ), 'color', 'k', 'linestyle', '-', 'linewidth', 10 )
plot( a1, data.t_arr, data.p0_arr( :, 1 ), 'color', 'k', 'linestyle', ':', 'linewidth', 10 )
p1a = scatter( a1, data.t_arr( 1 ), data.p_arr( 1, 1 ), 0.4*mk, 'o', 'filled', 'markerfacecolor', 'w', 'markeredgecolor', 'k', 'linewidth', 3  );
p1b = scatter( a1, data.t_arr( 1 ), data.p0_arr( 1, 1 ), 0.2*mk, 'o', 'filled', 'markerfacecolor', 'w', 'markeredgecolor', 'k', 'linewidth', 2  );
set( a1, 'xlim', [0, T_max+0.01], 'ylim', [-0.5, 3.5],'fontsize', 30 )
ylabel( a1, '$p_x(t)$ (rad)', 'fontsize', 40 )

% The joint-angle
a2 = subplot( 2, 2, 4 ); set( a2, 'parent', f)
hold on
plot( a2, data.t_arr, data.p_arr( :, 2 ), 'color', 'k', 'linestyle', '-', 'linewidth', 10 )
plot( a2, data.t_arr, data.p0_arr( :, 2 ), 'color', 'k', 'linestyle', ':', 'linewidth', 10 )
p2a = scatter( a2, data.t_arr( 1 ), data.p_arr( 1, 2 ), 0.4*mk, 'o', 'filled', 'markerfacecolor', 'w', 'markeredgecolor', 'k', 'linewidth', 3 );
p2b = scatter( a2, data.t_arr( 1 ), data.p0_arr( 1, 2 ), 0.2*mk, 'o', 'filled', 'markerfacecolor', 'w', 'markeredgecolor', 'k', 'linewidth', 2  );
set( a2, 'xlim', [0, T_max+0.01], 'ylim', [ 0.3, 4.3],'fontsize', 30 )
ylabel( a2, '$p_y(t)$ (rad)', 'fontsize', 40 )
xlabel( a2, '$t$ (sec)', 'fontsize', 40 )

% Plotting the robot 
% Set up the video writer
delete('videos/task_space_movements.mp4'  )
outputVideo = VideoWriter( 'videos/task_space_movements.mp4', 'MPEG-4' );
outputVideo.FrameRate = 60;
open( outputVideo );

% Time per frame
numFrames    = round( T*outputVideo.FrameRate*1.8);
timePerFrame = T / numFrames;

for frameIdx = 1:numFrames

    % Current time for this frame
    currentTime = (frameIdx - 1) * timePerFrame;

    if currentTime <= T_min
        continue
    end

    % Find the closest time in your timeArray (or interpolate if needed)
    [~,  iidx ] = min( abs( t_arr - currentTime ) );

    set(  grobot, 'xdata',   x_arr( iidx , : ), 'ydata',  y_arr( iidx , : ) )

    tmp_pEL = [ x_arr( iidx, 2 ), y_arr( iidx, 2 ) ];
    tmp_pEE = [ x_arr( iidx, 3 ), y_arr( iidx, 3 ) ];


    for i = 1 :nDOF
        set( gmarkers{ i }, 'xdata', x_arr( iidx, i ), 'ydata', y_arr( iidx, i ) )
    end

    set( gEE0, 'xdata', data.p0_arr( iidx, 1 ), 'ydata', data.p0_arr( iidx, 2 ) )
     
    set( p1a, 'xdata', data.t_arr( iidx ), 'ydata', data.p_arr( iidx, 1 ) )
    set( p1b, 'xdata', data.t_arr( iidx ), 'ydata', data.p0_arr( iidx, 1 ) )

    set( p2a, 'xdata', data.t_arr( iidx ), 'ydata', data.p_arr( iidx, 2 ) )
    set( p2b, 'xdata', data.t_arr( iidx ), 'ydata', data.p0_arr( iidx, 2 ) )    

    % Capture frame
    frame = getframe( f );
    
    % Write frame to video
    writeVideo( outputVideo, frame );

    if currentTime >= T_max
        break;
    end

end

% Close the video file
close( outputVideo );

% Optionally, close the figure
close( f );

%% ---- (1f) For Task-space Position and Orientation, Redundancy

dir = "C:\Users\moses\OneDrive\Documents\GitHub\mujoco-py-v2\ThesisExamples\data\sec514_task_pos_orient_redunt1.mat";
data = load( dir ); 


N_stl = 7;

% For selecing the time step
Np = length( data.t_arr );

f = figure( ); 
a = axes( 'parent', f );
hold on; % Keep the figure open to plot the next STL file

patches = cell( 1, N_stl );

   
for i = 1:N_stl
    % Read the STL file
    [ vertices, faces ] = stlread( ['../models/iiwa14/meshes/link_', num2str( i ), '.stl' ] );

    % Plot the STL file

    patches{ i } = patch('Vertices', vertices.Points, 'Faces', vertices.ConnectivityList, ...
                         'FaceColor', 0.4*ones( 1, 3), 'EdgeColor', [0.0,0.0,0.0], 'FaceAlpha', 0.8, 'EdgeAlpha', 0.2 );

    % Get the position for each-link and update 
    p_tmp = squeeze( data.p_links( 1, i, : ) ); 
    R_tmp = squeeze( data.R_links( 1, i, :, : ) );
    H_tmp = [ R_tmp, p_tmp; 0,0,0,1];

    hg = hgtransform( 'Matrix', H_tmp );
    set( patches{ i }, 'Parent', hg);

end

% Adding the markers and also orientation
p_tmp = data.p_arr( step, : );
x = 0.1 + p_tmp( 1 );
y =       p_tmp( 2 );
z =       p_tmp( 3 );

scl = 0.05;
R_tmp = squeeze( data.R_arr( step , :, : ) );

r1 = scl * R_tmp( :, 1 );
r2 = scl * R_tmp( :, 2 );
r3 = scl * R_tmp( :, 3 );


scatter3( a, x, y, z, 500, 'filled', 'markerfacecolor', 'w', 'markeredgecolor', 'k', 'linewidth', 5 )
quiver3( a, x, y, z, r1( 1 ), r1( 2 ), r1( 3 ), 'linewidth', 8, 'color', 'r' )
quiver3( a, x, y, z, r2( 1 ), r2( 2 ), r2( 3 ), 'linewidth', 8, 'color', 'g' )
quiver3( a, x, y, z, r3( 1 ), r3( 2 ), r3( 3 ), 'linewidth', 8, 'color', 'b' )


lighting gouraud
light('Position',[1 0 0],'Style','infinite');

plot3( a, data.p0_arr( :, 1 ), data.p0_arr( :, 2 ), data.p0_arr( :, 3 ), 'linewidth', 5, 'color', 'k', 'linestyle', '--' )
plot3( a, data.p_arr(  :, 1 ), data.p_arr(  :, 2 ), data.p_arr(  :, 3 ), 'linewidth', 10, 'color', 'k', 'linestyle', '-' )

% Update transformation 
view( [ 90, 0 ] )
axis equal
set( a, 'xlim', [-0.2794,0.9169], 'ylim', [-0.44,0.42], 'zlim', [0,0.6121] ) 
set( a, 'xticklabel', {}, 'yticklabel', {},'zticklabel', {} ,'visible', 'off')

% Plotting the robot 
% Set up the video writer
delete('videos/task_space_pos_orient_moves.mp4'  )
outputVideo = VideoWriter( 'videos/task_space_pos_orient_moves.mp4', 'MPEG-4' );
outputVideo.FrameRate = 60;
open( outputVideo );

T = max( data.t_arr );
T_min = 1.8;
T_max = 6.0;

% Time per frame
numFrames    = round( T*outputVideo.FrameRate*1.2);
timePerFrame = T / numFrames;


for frameIdx = 1:numFrames

    % Current time for this frame
    currentTime = (frameIdx - 1) * timePerFrame;

    if currentTime <= T_min
        continue
    end

    % Find the closest time in your timeArray (or interpolate if needed)
    [~,  iidx ] = min( abs( data.t_arr - currentTime ) );

    for i = 1 : 7

        % Get the position for each-link and update 
        p_tmp = squeeze( data.p_links( iidx, i, : ) ); 
        R_tmp = squeeze( data.R_links( iidx, i, :, : ) );
        H_tmp = [ R_tmp, p_tmp; 0,0,0,1];
    
        hg = hgtransform( 'Matrix', H_tmp );
        set( patches{ i }, 'Parent', hg);

    end
    
    currentTime

    % Capture frame
    frame = getframe( f );
    
    % Write frame to video
    writeVideo( outputVideo, frame );

    if currentTime >= T_max
        break;
    end

end


% Close the video file
close( outputVideo );

% Optionally, close the figure
close( f );


%% ---- (1g) Obstacle Avoidance

%% ---- (1h) Managing Contact and Physical Interaction
